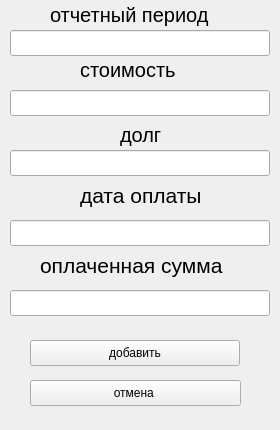
<?xml version="1.0" encoding="UTF-8"?>
<ui version="4.0">
 <class>Form</class>
 <widget class="QWidget" name="Form">
  <property name="geometry">
   <rect>
    <x>0</x>
    <y>0</y>
    <width>280</width>
    <height>430</height>
   </rect>
  </property>
  <property name="windowTitle">
   <string> Добавление данных </string>
  </property>
  <widget class="QPushButton" name="pb_add_pay1">
   <property name="geometry">
    <rect>
     <x>30</x>
     <y>340</y>
     <width>210</width>
     <height>26</height>
    </rect>
   </property>
   <property name="text">
    <string>добавить</string>
   </property>
  </widget>
  <widget class="QPushButton" name="pushButton_cansel1">
   <property name="geometry">
    <rect>
     <x>30</x>
     <y>380</y>
     <width>211</width>
     <height>26</height>
    </rect>
   </property>
   <property name="text">
    <string>отмена </string>
   </property>
  </widget>
  <widget class="QLabel" name="label_3">
   <property name="geometry">
    <rect>
     <x>50</x>
     <y>0</y>
     <width>181</width>
     <height>30</height>
    </rect>
   </property>
   <property name="font">
    <font>
     <pointsize>15</pointsize>
    </font>
   </property>
   <property name="text">
    <string>отчетный период </string>
   </property>
  </widget>
  <widget class="QLabel" name="label_4">
   <property name="geometry">
    <rect>
     <x>80</x>
     <y>60</y>
     <width>171</width>
     <height>20</height>
    </rect>
   </property>
   <property name="font">
    <font>
     <pointsize>15</pointsize>
    </font>
   </property>
   <property name="text">
    <string>стоимость </string>
   </property>
  </widget>
  <widget class="QLabel" name="label_5">
   <property name="geometry">
    <rect>
     <x>120</x>
     <y>120</y>
     <width>61</width>
     <height>30</height>
    </rect>
   </property>
   <property name="font">
    <font>
     <pointsize>15</pointsize>
    </font>
   </property>
   <property name="text">
    <string>долг</string>
   </property>
  </widget>
  <widget class="QLabel" name="label_6">
   <property name="geometry">
    <rect>
     <x>80</x>
     <y>180</y>
     <width>151</width>
     <height>30</height>
    </rect>
   </property>
   <property name="font">
    <font>
     <pointsize>16</pointsize>
    </font>
   </property>
   <property name="text">
    <string>дата оплаты </string>
   </property>
  </widget>
  <widget class="QLabel" name="label_7">
   <property name="geometry">
    <rect>
     <x>40</x>
     <y>250</y>
     <width>191</width>
     <height>31</height>
    </rect>
   </property>
   <property name="font">
    <font>
     <pointsize>16</pointsize>
    </font>
   </property>
   <property name="text">
    <string>оплаченная сумма </string>
   </property>
  </widget>
  <widget class="QLineEdit" name="lineEdit_reporting_period">
   <property name="geometry">
    <rect>
     <x>10</x>
     <y>30</y>
     <width>260</width>
     <height>26</height>
    </rect>
   </property>
  </widget>
  <widget class="QLineEdit" name="lineEdit_4_cost">
   <property name="geometry">
    <rect>
     <x>10</x>
     <y>90</y>
     <width>260</width>
     <height>26</height>
    </rect>
   </property>
  </widget>
  <widget class="QLineEdit" name="lineEdit_debt">
   <property name="geometry">
    <rect>
     <x>10</x>
     <y>150</y>
     <width>260</width>
     <height>26</height>
    </rect>
   </property>
  </widget>
  <widget class="QLineEdit" name="lineEdit_data_pay">
   <property name="geometry">
    <rect>
     <x>10</x>
     <y>220</y>
     <width>260</width>
     <height>26</height>
    </rect>
   </property>
  </widget>
  <widget class="QLineEdit" name="lineEdit_amount_paid">
   <property name="geometry">
    <rect>
     <x>10</x>
     <y>290</y>
     <width>260</width>
     <height>26</height>
    </rect>
   </property>
  </widget>
 </widget>
 <resources/>
 <connections/>
</ui>
